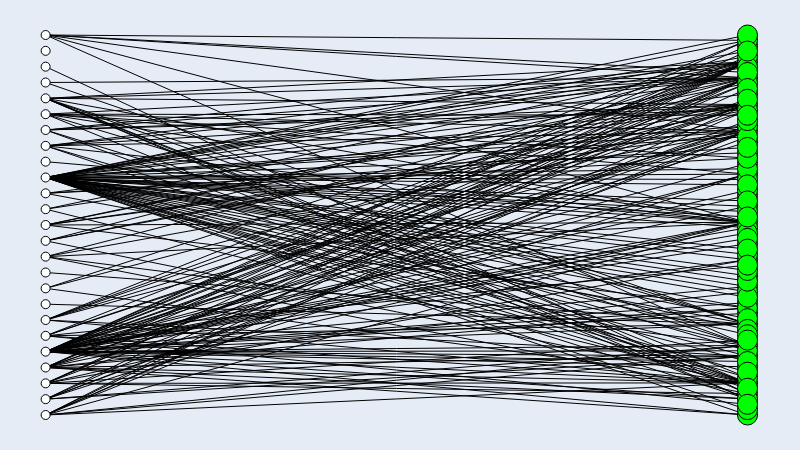

The code cell stored with this chart in its notebook:
### Code cell
# Rede two-mode (repos -> linguagens)

repo_g = fm.load('data/repos_langs.gml')
# Visualization
repo_g.set_all_nodes('size', (9))
repo_g.set_all_nodes('labpos', 'hover')

for n in repo_g.nodes:
    if (n.find('/') == -1):
        repo_g.nodes[n]['color'] = (0, 255, 0)
        repo_g.nodes[n]['size'] = (20)
    repo_g.nodes[n]['label'] = n
repo_g.move('bipartite', [n for n in repo_g.nodes if repo_g.nodes[n]['size'] != 20])
repo_g.draw()

### Figure 1 — Plotly figure (JSON) as saved in the notebook; plotly's stock layout.template omitted (floating-point values rounded to 4 significant figures; data arrays with more than 128 entries replaced by an {"elided": "..."} marker saying what was removed)
{"data": [{"hoverinfo": "none", "line": {"color": "rgb(0, 0, 0)", "dash": "solid", "width": 1}, "mode": "lines", "type": "scatter", "x": {"elided": "603 int values"}, "y": {"elided": "603 float values"}}, {"hoverinfo": "text", "marker": {"color": "rgb(0, 255, 0)", "line": {"color": "rgb(0, 0, 0)", "width": 1}, "size": 20, "symbol": "circle"}, "mode": "markers", "text": ["Jupyter Notebook", "Python", "JavaScript", "C++", "Shell", "MATLAB", "HTML", "Java", "CSS", "Dockerfile", "TypeScript", "Inno Setup", "Batchfile", "PowerShell", "Groovy", "Makefile", "Ruby", "Objective-C", "Objective-C++", "Clojure", "Perl 6", "PHP", "Visual Basic", "Perl", "C", "Go", "F#", "CoffeeScript", "Rust", "C#", "R", "Roff", "ShaderLab", "Swift", "Lua", "HLSL", "Hack", "LLVM", "Assembly", "CMake", "Cuda", "OCaml", "Awk", "M4", "TeX", "Emacs Lisp", "Smalltalk", "Pawn", "Cool", "Vim script", "Fortran", "Mathematica", "M", "SuperCollider", "Common Lisp", "AppleScript", "Mercury", "Pascal", "Forth", "RenderScript", "DTrace", "Logos", "Smarty", "V", "Vue", "PLpgSQL", "TSQL", "ASP", "XSLT", "Kotlin", "Prolog", "FreeMarker"], "textfont": {"color": "rgb(0, 0, 0)"}, "textposition": "middle center", "type": "scatter", "x": [1, 1, 1, 1, 1, 1, 1, 1, 1, 1, 1, 1, 1, 1, 1, 1, 1, 1, 1, 1, 1, 1, 1, 1, 1, 1, 1, 1, 1, 1, 1, 1, 1, 1, 1, 1, 1, 1, 1, 1, 1, 1, 1, 1, 1, 1, 1, 1, 1, 1, 1, 1, 1, 1, 1, 1, 1, 1, 1, 1, 1, 1, 1, 1, 1, 1, 1, 1, 1, 1, 1, 1], "y": [0.05634, 0.507, 0.08451, 0.04225, 0.8873, 0.09859, 0.9296, 0.2394, 0.8169, 0.1831, 0.8028, 0.7183, 0.1549, 0.169, 0.9718, 0.7465, 0.8732, 0.493, 0.5493, 0.2676, 0.1268, 0.4085, 0.4789, 0.7606, 0.6338, 0.9859, 0.662, 0.2958, 0.9437, 0.338, 0, 0.2817, 0.5775, 0.1408, 0.4507, 0.5915, 0.4648, 0.2535, 0.7324, 0.6197, 0.6479, 0.9155, 0.4225, 0.2254, 1, 0.3239, 0.01408, 0.1127, 0.5352, 0.6056, 0.8451, 0.6901, 0.3099, 0.3662, 0.4366, 0.5634, 0.3521, 0.2113, 0.07042, 0.5211, 0.9577, 0.3803, 0.9014, 0.8592, 0.831, 0.3944, 0.02817, 0.1972, 0.7746, 0.6761, 0.7887, 0.7042]}, {"hoverinfo": "text", "marker": {"color": "rgb(255, 255, 255)", "line": {"color": "rgb(0, 0, 0)", "width": 1}, "size": 9, "symbol": "circle"}, "mode": "markers", "text": ["google-research/google-research", "openai/gpt-2", "TheAlgorithms/Java", "microsoft/vscode", "llvm/llvm-project", "dapr/dapr", "evilsocket/pwnagotchi", "robbyrussell/oh-my-zsh", "vlang/v", "2227324689/gpmall", "frank-lam/fullstack-tutorial", "gzc426/Java-Interview", "GoogleChrome/puppeteer", "ageron/handson-ml2", "streamlit/streamlit", "swisskyrepo/PayloadsAllTheThings", "nodejs/node", "fengdu78/lihang-code", "hankcs/HanLP", "unknwon/the-way-to-go_ZH_CN", "topjohnwu/Magisk", "cdr/code-server", "apache/incubator-echarts", "mrdoob/three.js", "alibaba/p3c"], "textfont": {"color": "rgb(0, 0, 0)"}, "textposition": "middle center", "type": "scatter", "x": [0, 0, 0, 0, 0, 0, 0, 0, 0, 0, 0, 0, 0, 0, 0, 0, 0, 0, 0, 0, 0, 0, 0, 0, 0], "y": [0.8333, 0.6667, 0.2917, 0.1667, 0.625, 1, 0.7083, 0.5, 0.04167, 0.2083, 0.875, 0.9583, 0.4583, 0.4167, 0, 0.08333, 0.125, 0.9167, 0.375, 0.25, 0.7917, 0.75, 0.5417, 0.3333, 0.5833]}, {"hoverinfo": "none", "mode": "text", "text": {"elided": "201 null values"}, "textfont": {"color": "rgb(0, 0, 0)"}, "textposition": "middle center", "type": "scatter", "x": {"elided": "201 float values"}, "y": {"elided": "201 float values"}}, {"hoverinfo": "none", "marker": {"color": "rgba(255, 255, 255, 0.0)", "line": {"color": "rgba(255, 255, 255, 0.0)", "width": 0}, "size": 0, "symbol": "circle"}, "mode": "markers", "type": "scatter", "x": [0.5, 0, 1, 0.5], "y": [0, 0.5, 0.5, 1]}], "layout": {"height": 450, "margin": {"b": 0, "l": 0, "r": 0, "t": 0}, "showlegend": false, "width": 800, "xaxis": {"showgrid": false, "showticklabels": false, "zeroline": false}, "yaxis": {"showgrid": false, "showticklabels": false, "zeroline": false}}}
